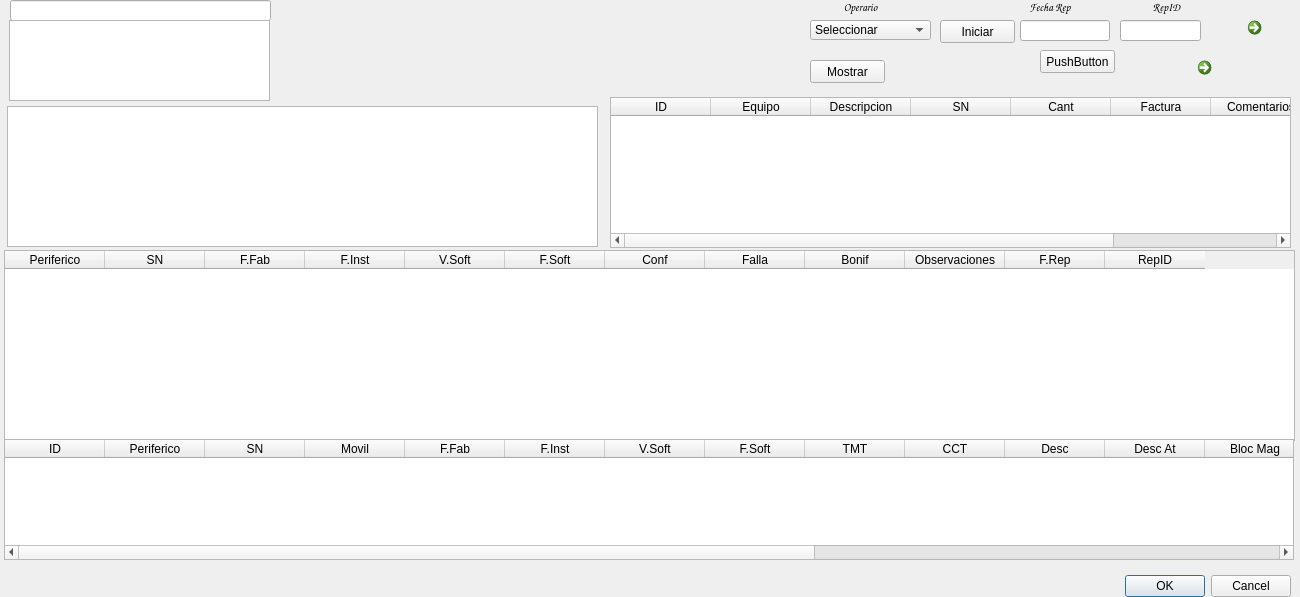
<?xml version="1.0" encoding="UTF-8"?>
<ui version="4.0">
 <class>trabajo</class>
 <widget class="QDialog" name="trabajo">
  <property name="geometry">
   <rect>
    <x>0</x>
    <y>0</y>
    <width>1300</width>
    <height>597</height>
   </rect>
  </property>
  <property name="sizePolicy">
   <sizepolicy hsizetype="Preferred" vsizetype="Preferred">
    <horstretch>0</horstretch>
    <verstretch>0</verstretch>
   </sizepolicy>
  </property>
  <property name="windowTitle">
   <string>Reparaciones</string>
  </property>
  <property name="sizeGripEnabled">
   <bool>false</bool>
  </property>
  <widget class="QDialogButtonBox" name="buttonBox">
   <property name="geometry">
    <rect>
     <x>950</x>
     <y>570</y>
     <width>341</width>
     <height>32</height>
    </rect>
   </property>
   <property name="orientation">
    <enum>Qt::Horizontal</enum>
   </property>
   <property name="standardButtons">
    <set>QDialogButtonBox::Cancel|QDialogButtonBox::Ok</set>
   </property>
  </widget>
  <widget class="QTableWidget" name="TrabajoCaudalimetro">
   <property name="geometry">
    <rect>
     <x>4</x>
     <y>439</y>
     <width>1290</width>
     <height>121</height>
    </rect>
   </property>
   <property name="styleSheet">
    <string notr="true">selection-background-color: rgb(85, 255, 0);</string>
   </property>
   <property name="selectionBehavior">
    <enum>QAbstractItemView::SelectRows</enum>
   </property>
   <column>
    <property name="text">
     <string>ID</string>
    </property>
   </column>
   <column>
    <property name="text">
     <string>Periferico</string>
    </property>
   </column>
   <column>
    <property name="text">
     <string>SN</string>
    </property>
   </column>
   <column>
    <property name="text">
     <string>Movil</string>
    </property>
   </column>
   <column>
    <property name="text">
     <string>F.Fab</string>
    </property>
   </column>
   <column>
    <property name="text">
     <string>F.Inst</string>
    </property>
   </column>
   <column>
    <property name="text">
     <string>V.Soft</string>
    </property>
   </column>
   <column>
    <property name="text">
     <string>F.Soft</string>
    </property>
   </column>
   <column>
    <property name="text">
     <string>TMT</string>
    </property>
   </column>
   <column>
    <property name="text">
     <string>CCT</string>
    </property>
   </column>
   <column>
    <property name="text">
     <string>Desc</string>
    </property>
   </column>
   <column>
    <property name="text">
     <string>Desc At</string>
    </property>
   </column>
   <column>
    <property name="text">
     <string>Bloc Mag</string>
    </property>
   </column>
   <column>
    <property name="text">
     <string>T Bloc Mag</string>
    </property>
   </column>
   <column>
    <property name="text">
     <string>Falla</string>
    </property>
   </column>
   <column>
    <property name="text">
     <string>Bonif</string>
    </property>
   </column>
   <column>
    <property name="text">
     <string>Observaciones</string>
    </property>
   </column>
   <column>
    <property name="text">
     <string>F.Rep</string>
    </property>
   </column>
   <column>
    <property name="text">
     <string>RepID</string>
    </property>
   </column>
  </widget>
  <widget class="QTableWidget" name="TrabajoPerifericos">
   <property name="geometry">
    <rect>
     <x>4</x>
     <y>250</y>
     <width>1291</width>
     <height>191</height>
    </rect>
   </property>
   <property name="styleSheet">
    <string notr="true">selection-background-color: rgb(85, 255, 0);</string>
   </property>
   <property name="selectionBehavior">
    <enum>QAbstractItemView::SelectRows</enum>
   </property>
   <column>
    <property name="text">
     <string>Periferico</string>
    </property>
   </column>
   <column>
    <property name="text">
     <string>SN</string>
    </property>
   </column>
   <column>
    <property name="text">
     <string>F.Fab</string>
    </property>
   </column>
   <column>
    <property name="text">
     <string>F.Inst</string>
    </property>
   </column>
   <column>
    <property name="text">
     <string>V.Soft</string>
    </property>
   </column>
   <column>
    <property name="text">
     <string>F.Soft</string>
    </property>
   </column>
   <column>
    <property name="text">
     <string>Conf</string>
    </property>
   </column>
   <column>
    <property name="text">
     <string>Falla</string>
    </property>
   </column>
   <column>
    <property name="text">
     <string>Bonif</string>
    </property>
   </column>
   <column>
    <property name="text">
     <string>Observaciones</string>
    </property>
   </column>
   <column>
    <property name="text">
     <string>F.Rep</string>
    </property>
   </column>
   <column>
    <property name="text">
     <string>RepID</string>
    </property>
   </column>
  </widget>
  <widget class="QTableWidget" name="TrabajoIngreso">
   <property name="geometry">
    <rect>
     <x>610</x>
     <y>97</y>
     <width>681</width>
     <height>151</height>
    </rect>
   </property>
   <property name="styleSheet">
    <string notr="true">selection-background-color: rgb(85, 255, 0);</string>
   </property>
   <property name="selectionBehavior">
    <enum>QAbstractItemView::SelectRows</enum>
   </property>
   <column>
    <property name="text">
     <string>ID</string>
    </property>
   </column>
   <column>
    <property name="text">
     <string>Equipo</string>
    </property>
   </column>
   <column>
    <property name="text">
     <string>Descripcion</string>
    </property>
   </column>
   <column>
    <property name="text">
     <string>SN</string>
    </property>
   </column>
   <column>
    <property name="text">
     <string>Cant</string>
    </property>
   </column>
   <column>
    <property name="text">
     <string>Factura</string>
    </property>
   </column>
   <column>
    <property name="text">
     <string>Comentarios</string>
    </property>
   </column>
   <column>
    <property name="text">
     <string>RepID</string>
    </property>
   </column>
  </widget>
  <widget class="QLabel" name="label_5">
   <property name="geometry">
    <rect>
     <x>830</x>
     <y>0</y>
     <width>61</width>
     <height>16</height>
    </rect>
   </property>
   <property name="font">
    <font>
     <family>Comic Sans MS</family>
     <pointsize>8</pointsize>
     <weight>75</weight>
     <bold>true</bold>
    </font>
   </property>
   <property name="text">
    <string>Operario</string>
   </property>
   <property name="alignment">
    <set>Qt::AlignHCenter|Qt::AlignTop</set>
   </property>
  </widget>
  <widget class="QLineEdit" name="TrabFechaRep">
   <property name="geometry">
    <rect>
     <x>1020</x>
     <y>20</y>
     <width>90</width>
     <height>21</height>
    </rect>
   </property>
   <property name="font">
    <font>
     <family>Times New Roman</family>
     <pointsize>9</pointsize>
     <weight>75</weight>
     <bold>true</bold>
    </font>
   </property>
   <property name="contextMenuPolicy">
    <enum>Qt::DefaultContextMenu</enum>
   </property>
   <property name="layoutDirection">
    <enum>Qt::LeftToRight</enum>
   </property>
   <property name="inputMethodHints">
    <set>Qt::ImhDate|Qt::ImhSensitiveData</set>
   </property>
   <property name="text">
    <string/>
   </property>
   <property name="maxLength">
    <number>10</number>
   </property>
   <property name="alignment">
    <set>Qt::AlignCenter</set>
   </property>
  </widget>
  <widget class="QPushButton" name="ReparacionesIniciar">
   <property name="geometry">
    <rect>
     <x>940</x>
     <y>20</y>
     <width>75</width>
     <height>23</height>
    </rect>
   </property>
   <property name="text">
    <string>Iniciar</string>
   </property>
  </widget>
  <widget class="QLineEdit" name="TrabRepID">
   <property name="enabled">
    <bool>true</bool>
   </property>
   <property name="geometry">
    <rect>
     <x>1120</x>
     <y>20</y>
     <width>81</width>
     <height>21</height>
    </rect>
   </property>
   <property name="font">
    <font>
     <family>Times New Roman</family>
     <pointsize>9</pointsize>
     <weight>75</weight>
     <bold>true</bold>
    </font>
   </property>
   <property name="contextMenuPolicy">
    <enum>Qt::DefaultContextMenu</enum>
   </property>
   <property name="layoutDirection">
    <enum>Qt::LeftToRight</enum>
   </property>
   <property name="inputMethodHints">
    <set>Qt::ImhDate|Qt::ImhSensitiveData</set>
   </property>
   <property name="text">
    <string/>
   </property>
   <property name="maxLength">
    <number>10</number>
   </property>
   <property name="alignment">
    <set>Qt::AlignCenter</set>
   </property>
  </widget>
  <widget class="QComboBox" name="TrabajoOperario">
   <property name="geometry">
    <rect>
     <x>810</x>
     <y>20</y>
     <width>121</width>
     <height>20</height>
    </rect>
   </property>
   <item>
    <property name="text">
     <string>Seleccionar</string>
    </property>
   </item>
  </widget>
  <widget class="QCommandLinkButton" name="RepInterno">
   <property name="geometry">
    <rect>
     <x>1190</x>
     <y>50</y>
     <width>31</width>
     <height>31</height>
    </rect>
   </property>
   <property name="text">
    <string/>
   </property>
   <property name="icon">
    <iconset resource="PostVenta.qrc">
     <normaloff>:/images/Excel-icon.png</normaloff>:/images/Excel-icon.png</iconset>
   </property>
   <property name="iconSize">
    <size>
     <width>20</width>
     <height>20</height>
    </size>
   </property>
   <property name="autoRepeatDelay">
    <number>299</number>
   </property>
  </widget>
  <widget class="QLabel" name="lID_27">
   <property name="geometry">
    <rect>
     <x>1150</x>
     <y>0</y>
     <width>33</width>
     <height>16</height>
    </rect>
   </property>
   <property name="font">
    <font>
     <family>Comic Sans MS</family>
     <pointsize>8</pointsize>
     <weight>75</weight>
     <bold>true</bold>
    </font>
   </property>
   <property name="text">
    <string>RepID</string>
   </property>
   <property name="alignment">
    <set>Qt::AlignHCenter|Qt::AlignTop</set>
   </property>
  </widget>
  <widget class="QLabel" name="lID_32">
   <property name="geometry">
    <rect>
     <x>1010</x>
     <y>0</y>
     <width>80</width>
     <height>16</height>
    </rect>
   </property>
   <property name="font">
    <font>
     <family>Comic Sans MS</family>
     <pointsize>8</pointsize>
     <weight>75</weight>
     <bold>true</bold>
    </font>
   </property>
   <property name="text">
    <string>Fecha Rep</string>
   </property>
   <property name="alignment">
    <set>Qt::AlignHCenter|Qt::AlignTop</set>
   </property>
  </widget>
  <widget class="QCommandLinkButton" name="RepInterno_2">
   <property name="geometry">
    <rect>
     <x>1240</x>
     <y>10</y>
     <width>31</width>
     <height>31</height>
    </rect>
   </property>
   <property name="text">
    <string/>
   </property>
   <property name="icon">
    <iconset resource="PostVenta.qrc">
     <normaloff>:/images/Excel-icon.png</normaloff>:/images/Excel-icon.png</iconset>
   </property>
   <property name="iconSize">
    <size>
     <width>20</width>
     <height>20</height>
    </size>
   </property>
   <property name="autoRepeatDelay">
    <number>299</number>
   </property>
  </widget>
  <widget class="QPushButton" name="ReparacionesMostrar">
   <property name="geometry">
    <rect>
     <x>810</x>
     <y>60</y>
     <width>75</width>
     <height>23</height>
    </rect>
   </property>
   <property name="text">
    <string>Mostrar</string>
   </property>
  </widget>
  <widget class="QLineEdit" name="AgenteBuscarTrab">
   <property name="geometry">
    <rect>
     <x>10</x>
     <y>0</y>
     <width>261</width>
     <height>21</height>
    </rect>
   </property>
   <property name="font">
    <font>
     <family>Times New Roman</family>
     <pointsize>9</pointsize>
     <weight>75</weight>
     <bold>true</bold>
    </font>
   </property>
   <property name="contextMenuPolicy">
    <enum>Qt::DefaultContextMenu</enum>
   </property>
   <property name="layoutDirection">
    <enum>Qt::LeftToRight</enum>
   </property>
   <property name="inputMethodHints">
    <set>Qt::ImhDate|Qt::ImhSensitiveData</set>
   </property>
   <property name="text">
    <string/>
   </property>
   <property name="maxLength">
    <number>80</number>
   </property>
   <property name="alignment">
    <set>Qt::AlignCenter</set>
   </property>
  </widget>
  <widget class="QTableView" name="AgentesTablaTrab">
   <property name="enabled">
    <bool>true</bool>
   </property>
   <property name="geometry">
    <rect>
     <x>9</x>
     <y>20</y>
     <width>261</width>
     <height>81</height>
    </rect>
   </property>
   <property name="styleSheet">
    <string notr="true">selection-background-color: rgb(85, 255, 0);</string>
   </property>
   <property name="inputMethodHints">
    <set>Qt::ImhHiddenText</set>
   </property>
   <property name="alternatingRowColors">
    <bool>true</bool>
   </property>
   <property name="selectionBehavior">
    <enum>QAbstractItemView::SelectRows</enum>
   </property>
   <attribute name="horizontalHeaderMinimumSectionSize">
    <number>20</number>
   </attribute>
   <attribute name="verticalHeaderVisible">
    <bool>false</bool>
   </attribute>
   <attribute name="verticalHeaderDefaultSectionSize">
    <number>20</number>
   </attribute>
  </widget>
  <widget class="QTableView" name="RepTablaTrab">
   <property name="enabled">
    <bool>true</bool>
   </property>
   <property name="geometry">
    <rect>
     <x>7</x>
     <y>106</y>
     <width>591</width>
     <height>141</height>
    </rect>
   </property>
   <property name="styleSheet">
    <string notr="true">selection-background-color: rgb(85, 255, 0);</string>
   </property>
   <property name="inputMethodHints">
    <set>Qt::ImhHiddenText</set>
   </property>
   <property name="alternatingRowColors">
    <bool>true</bool>
   </property>
   <property name="selectionBehavior">
    <enum>QAbstractItemView::SelectRows</enum>
   </property>
   <attribute name="horizontalHeaderMinimumSectionSize">
    <number>20</number>
   </attribute>
   <attribute name="verticalHeaderVisible">
    <bool>false</bool>
   </attribute>
   <attribute name="verticalHeaderDefaultSectionSize">
    <number>20</number>
   </attribute>
  </widget>
  <widget class="QPushButton" name="pushButton">
   <property name="geometry">
    <rect>
     <x>1040</x>
     <y>50</y>
     <width>75</width>
     <height>23</height>
    </rect>
   </property>
   <property name="text">
    <string>PushButton</string>
   </property>
  </widget>
  <zorder>TrabajoPerifericos</zorder>
  <zorder>buttonBox</zorder>
  <zorder>TrabajoCaudalimetro</zorder>
  <zorder>TrabajoIngreso</zorder>
  <zorder>label_5</zorder>
  <zorder>TrabFechaRep</zorder>
  <zorder>ReparacionesIniciar</zorder>
  <zorder>TrabRepID</zorder>
  <zorder>TrabajoOperario</zorder>
  <zorder>RepInterno</zorder>
  <zorder>lID_27</zorder>
  <zorder>lID_32</zorder>
  <zorder>RepInterno_2</zorder>
  <zorder>ReparacionesMostrar</zorder>
  <zorder>AgenteBuscarTrab</zorder>
  <zorder>AgentesTablaTrab</zorder>
  <zorder>RepTablaTrab</zorder>
  <zorder>pushButton</zorder>
 </widget>
 <resources>
  <include location="PostVenta.qrc"/>
 </resources>
 <connections>
  <connection>
   <sender>buttonBox</sender>
   <signal>accepted()</signal>
   <receiver>trabajo</receiver>
   <slot>accept()</slot>
   <hints>
    <hint type="sourcelabel">
     <x>248</x>
     <y>254</y>
    </hint>
    <hint type="destinationlabel">
     <x>157</x>
     <y>274</y>
    </hint>
   </hints>
  </connection>
  <connection>
   <sender>buttonBox</sender>
   <signal>rejected()</signal>
   <receiver>trabajo</receiver>
   <slot>reject()</slot>
   <hints>
    <hint type="sourcelabel">
     <x>316</x>
     <y>260</y>
    </hint>
    <hint type="destinationlabel">
     <x>286</x>
     <y>274</y>
    </hint>
   </hints>
  </connection>
 </connections>
</ui>
